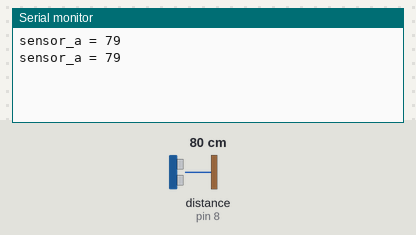
Bench run of a sketch on a simulated Arduino Uno, built with avr-gcc and run on an emulated ATmega328P. On the bench: the last lines printed to the serial monitor. Wiring (inferred from the names in the program): ultrasonic range finder: trigger pin 7; echo pin 8. The inputs (shaded band) are chosen by the test bench; at power-on: distance to the obstacle (sensor on pin 8) 80 cm. The echo pulse lasts 58.3 µs per cm.

Above: at 1.8 s.
1.9 s: distance to the obstacle (sensor on pin 8) set to 2 cm
At 2.8 s:
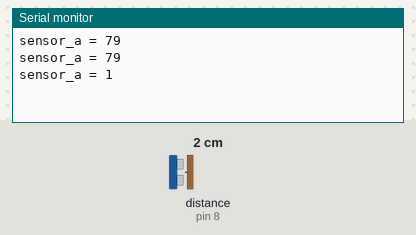
3.4 s: distance to the obstacle (sensor on pin 8) set to 4 cm
At 4.5 s:
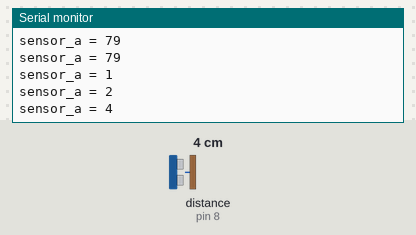
Timing chart, 0 to 6.4 s (numbered marks = the images above; inputs shaded):
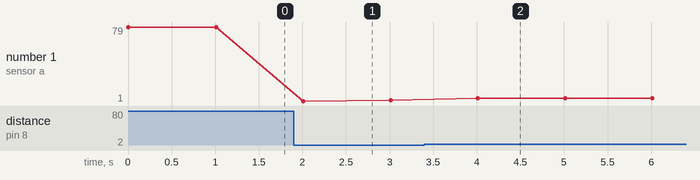

The sketch:

HC-SR04_test.ino
```cpp
#define trigger_pin 7
#define echo_pin 8
#define trigger_pin_2 2
#define echo_pin_2 10

unsigned long sensor_a = 0, sensor_b = 0;

void setup() {
  Serial.begin(9600);
  pinMode(trigger_pin, OUTPUT);
  pinMode(echo_pin, INPUT);
//  pinMode(trigger_pin_2, OUTPUT);
//  pinMode(echo_pin_2, INPUT);

}

void loop() {
  read_hc_sr04();
  Serial.print("sensor_a = ");
  Serial.println(sensor_a);
//  Serial.print(" sensor_b = ");
//  Serial.println(sensor_b);
  delay(1000);
}

void read_hc_sr04(){
  digitalWrite(trigger_pin, HIGH);
  delayMicroseconds(11);
  digitalWrite(trigger_pin, LOW);
  sensor_a = (pulseIn(echo_pin, HIGH))/58.2;

//  digitalWrite(trigger_pin_2, HIGH);
//  delayMicroseconds(11);
//  digitalWrite(trigger_pin_2, LOW);
//  sensor_b = (pulseIn(echo_pin_2, HIGH))/58.2;
}
```

Measured:
- after the input at 1.9 s, the serial monitor: prints a new line after 0.11 s (image 1)
- after the input at 3.4 s, the serial monitor: prints a new line after 0.61 s (image 2)
- plotted number 1: 79 → 2 after the input at 1.9 s, 2 → 4 after the input at 3.4 s
